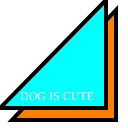
Frame 1 (no input)
Frame 60 (no input): identical to frame 1, image omitted
Frame 120 (the mouse pressed at the canvas centre since frame 60): identical to frame 1, image omitted

The p5.js sketch that drew this single still picture (run headless with seeded random() and noise() and a simulated clock; from frame 60 on, the mouse is pressed at the canvas centre):

// p5.js sketch
// ── sketch.js
function setup() {
  createCanvas(128,128);
}

function draw() {
  background(255);
  strokeWeight(4);
  fill(255, 127, 0);
  triangle(12,120,116,120,116,10);
  fill(0, 255, 255);
  triangle(0,108,106,108,106,0);
  fill(255);
  textSize(12);
  textFont("serif");
  text("DOG IS CUTE", 20, 100);
}
